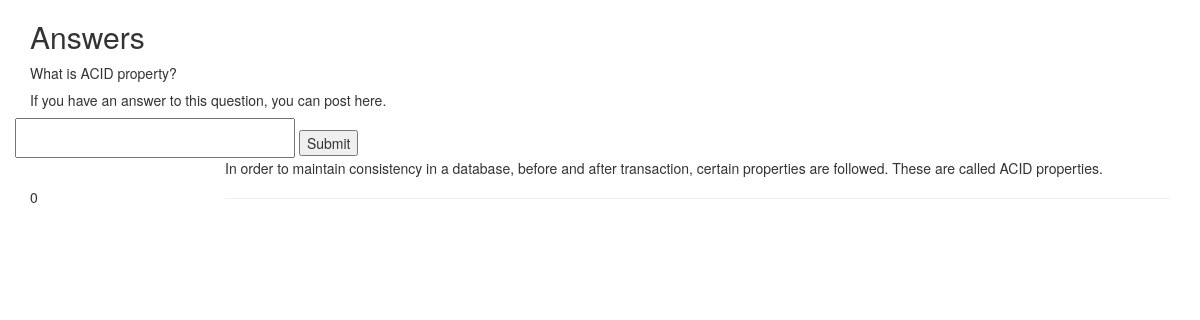
Screenshot of /5/10/DBMSAnswers with the database file from the repository.
### questionsdb.py (models this page shows, shortened)
class Questions(Base):
    __tablename__ = 'questions'
    id = Column(Integer, primary_key = True, autoincrement=True)
    question = Column(String(100))
    course_name=Column(String(100))
    cid= Column(Integer)

class Answers(Base):
    __tablename__ = 'answers'
    course_id = Column(Integer)
    ans_id = Column(Integer)
    answer = Column(String(100), primary_key = True)
    upvotes = Column(Integer)
    downvotes = Column(Integer)

### main.py (the view)
@app.route("/<int:course>/<int:question>/DBMSAnswers", methods=['GET','POST'])
def DBMSAnswers(course,question):
    q=''
    ans_id=question
    ans=''
    if request.method == 'POST':
        try:
            print('in try')
            q=dbsession.query(Questions).get(question)
            print(q.id)
            obj=Answers(course,ans_id,request.form['answer'],0,0)
            print(obj.ans_id)
            print(obj.answer)
            obj.insertion()
            ans=dbsession.query(Answers).filter_by(course_id=course, ans_id=ans_id).all()
            return render_template('DBMSAnswers.html',q1=q,a=ans)
        except:
            print 'abc'
    else:
        q=dbsession.query(Questions).filter_by(id=question).one()
        ans=dbsession.query(Answers).filter_by(course_id=course,ans_id=ans_id).all()
    return render_template('DBMSAnswers.html',q1=q,a=ans)

### templates/DBMSAnswers.html (shortened to what this page needs)
<!DOCTYPE html>
<html>
<head>
  <link href="css/bootstrap.min.css" rel="stylesheet">
</head>
<body>
  <div class="container">
    <div class="row">
      <div class="col-md-12">
        <div class="questionbox">
          <h2>Answers</h2>
          {{q1.question}}
          <h5>If you have an answer to this question, you can post here. </h5>
        </div>
      </div>
    </div>
      <div class="row">
        <div class="col-md-12">
          <div class="questionarea">
            <div class="row">
              <form method="post">
              <input type="text" name="answer" style="font-size: 18pt; height: 40px; width:280px;"  value="">
              <input type="submit">
            </form>
          </div>
        </div>
      </div>
    </div>
    <div class="answersbox">
        {% for entries in a %}
        <div class="row">
          <div class="col-md-2">
            <span class="vote" id="vote"><a href='{{url_for('Upvotes', question=q1.id, posts = entries.ans_id ) }}' ></a></span>
            <div class="count" id="count">{{entries.upvotes}}</div>
            <span class="downvote" id="downvote"><a href='{{url_for('Downvotes', question=q1.id, posts = entries.ans_id ) }}' ></a></span>
          </div>
          <div class="col-md-10">
          {{entries.answer}}<hr>
          </div>
          </div>
          {% endfor %}
  </div>
</div>
</body>
</html>

### templates/DBMSAnswers.html (style rules this page uses)
.vote { display: inline-block; overflow: hidden; width: 40px; height: 25px; cursor: pointer; background: url('http://i.stack.imgur.com/iqN2k.png'); background-position: 0 -25px; }
.downvote { background : url('http://i.imgur.com/DdDtGWS.png'); display: inline-block; overflow: hidden; width: 40px; height: 25px; cursor: pointer; background-position: 0 0px; }

### rows the page displays
Questions: question "What is ACID property?"
Answers: upvotes "0", answer "In order to maintain consistency in a database, before and after transaction, certain properties are followed. These are called ACID properties."
